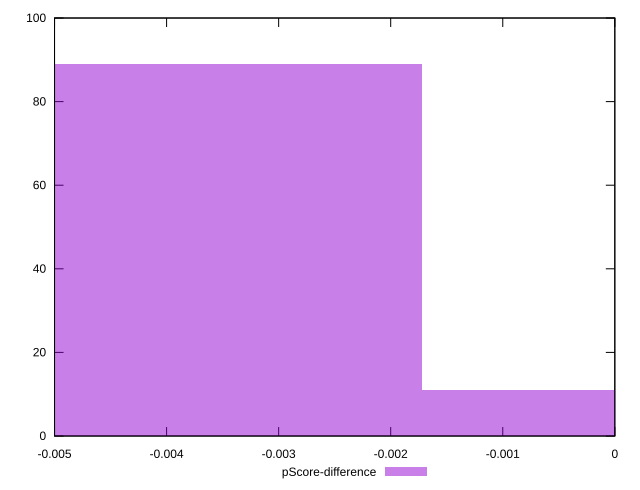

Source code (gnuplot):
reset

$pScoreDifference <<EOF
-0.0034330705723872295 89
0 11
EOF

set key outside below
set boxwidth 0.0034330705723872295
set xrange [-0.0050000000000000044:0]
set yrange [0:100]
set trange [0:100]
set style fill transparent solid 0.5 noborder
set terminal svg size 640, 490 enhanced background rgb 'white'
set output "reports/report_00033_2021-03-01T14-23-16.841Z/unminified-javascript/samples/astro-cached/pScore-difference/histogram.svg"

plot $pScoreDifference title "pScore-difference" with boxes

reset
